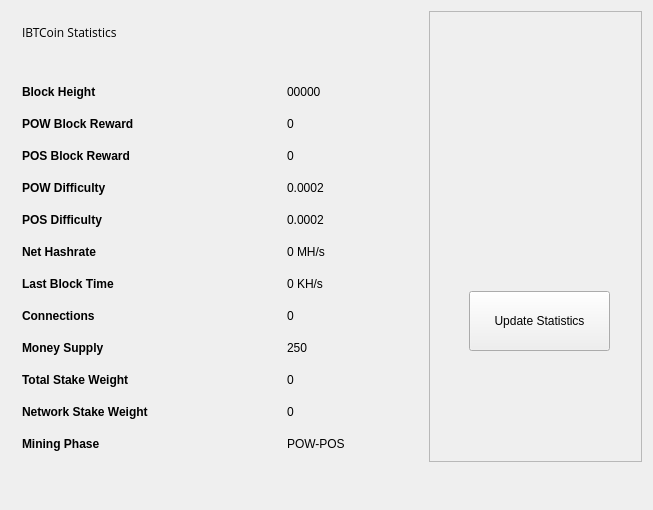
<?xml version="1.0" encoding="UTF-8"?>
<ui version="4.0">
 <class>StatisticsPage</class>
 <widget class="QWidget" name="StatisticsPage">
  <property name="windowModality">
   <enum>Qt::NonModal</enum>
  </property>
  <property name="geometry">
   <rect>
    <x>0</x>
    <y>0</y>
    <width>653</width>
    <height>510</height>
   </rect>
  </property>
  <property name="windowTitle">
   <string>Digging</string>
  </property>
  <property name="styleSheet">
   <string notr="true">font-family:'Open Sans, sans-serif';</string>
  </property>
  <layout class="QGridLayout" name="gridLayout">
   <property name="sizeConstraint">
    <enum>QLayout::SetMaximumSize</enum>
   </property>
   <item row="0" column="1">
    <widget class="QFrame" name="frame">
     <property name="minimumSize">
      <size>
       <width>213</width>
       <height>0</height>
      </size>
     </property>
     <property name="frameShape">
      <enum>QFrame::StyledPanel</enum>
     </property>
     <property name="frameShadow">
      <enum>QFrame::Raised</enum>
     </property>
     <widget class="QPushButton" name="startButton">
      <property name="geometry">
       <rect>
        <x>40</x>
        <y>280</y>
        <width>141</width>
        <height>60</height>
       </rect>
      </property>
      <property name="sizePolicy">
       <sizepolicy hsizetype="Fixed" vsizetype="Fixed">
        <horstretch>0</horstretch>
        <verstretch>0</verstretch>
       </sizepolicy>
      </property>
      <property name="minimumSize">
       <size>
        <width>120</width>
        <height>60</height>
       </size>
      </property>
      <property name="autoFillBackground">
       <bool>false</bool>
      </property>
      <property name="styleSheet">
       <string notr="true"/>
      </property>
      <property name="text">
       <string>Update Statistics</string>
      </property>
     </widget>
     <widget class="QLabel" name="label">
      <property name="geometry">
       <rect>
        <x>10</x>
        <y>10</y>
        <width>191</width>
        <height>191</height>
       </rect>
      </property>
      <property name="text">
       <string/>
      </property>
      <property name="pixmap">
       <pixmap resource="../bitcoin.qrc">:/icons/coinbg</pixmap>
      </property>
      <property name="scaledContents">
       <bool>true</bool>
      </property>
     </widget>
    </widget>
   </item>
   <item row="0" column="0">
    <widget class="QFrame" name="gridFrame_2">
     <layout class="QGridLayout" name="gridLayout_4">
      <item row="3" column="0">
       <layout class="QFormLayout" name="formLayout_2">
        <property name="fieldGrowthPolicy">
         <enum>QFormLayout::FieldsStayAtSizeHint</enum>
        </property>
        <property name="horizontalSpacing">
         <number>139</number>
        </property>
        <property name="verticalSpacing">
         <number>18</number>
        </property>
        <property name="rightMargin">
         <number>0</number>
        </property>
        <item row="1" column="0">
         <widget class="QLabel" name="label_14">
          <property name="text">
           <string>&lt;html&gt;&lt;head/&gt;&lt;body&gt;&lt;p&gt;&lt;span style=&quot; font-weight:600;&quot;&gt;Block Height&lt;/span&gt;&lt;/p&gt;&lt;/body&gt;&lt;/html&gt;</string>
          </property>
         </widget>
        </item>
        <item row="1" column="1">
         <widget class="QLabel" name="heightBox">
          <property name="text">
           <string>00000</string>
          </property>
         </widget>
        </item>
        <item row="2" column="0">
         <widget class="QLabel" name="label_12">
          <property name="text">
           <string>&lt;html&gt;&lt;head/&gt;&lt;body&gt;&lt;p&gt;&lt;span style=&quot; font-weight:600;&quot;&gt;POW Block Reward&lt;/span&gt;&lt;/p&gt;&lt;/body&gt;&lt;/html&gt;</string>
          </property>
         </widget>
        </item>
        <item row="2" column="1">
         <widget class="QLabel" name="rewardBox">
          <property name="text">
           <string>0</string>
          </property>
         </widget>
        </item>
        <item row="3" column="0">
         <widget class="QLabel" name="label_17">
          <property name="text">
           <string>&lt;html&gt;&lt;head/&gt;&lt;body&gt;&lt;p&gt;&lt;span style=&quot; font-weight:600;&quot;&gt;POS Block Reward&lt;/span&gt;&lt;/p&gt;&lt;/body&gt;&lt;/html&gt;</string>
          </property>
         </widget>
        </item>
        <item row="3" column="1">
         <widget class="QLabel" name="posrewardBox">
          <property name="text">
           <string>0</string>
          </property>
         </widget>
        </item>
        <item row="4" column="0">
         <widget class="QLabel" name="label_13">
          <property name="text">
           <string>&lt;html&gt;&lt;head/&gt;&lt;body&gt;&lt;p&gt;&lt;span style=&quot; font-weight:600;&quot;&gt;POW Difficulty&lt;/span&gt;&lt;/p&gt;&lt;/body&gt;&lt;/html&gt;</string>
          </property>
         </widget>
        </item>
        <item row="4" column="1">
         <widget class="QLabel" name="diffBox">
          <property name="text">
           <string>0.0002</string>
          </property>
         </widget>
        </item>
        <item row="5" column="0">
         <widget class="QLabel" name="label_9">
          <property name="text">
           <string>&lt;html&gt;&lt;head/&gt;&lt;body&gt;&lt;p&gt;&lt;span style=&quot; font-weight:600;&quot;&gt;POS Difficulty&lt;/span&gt;&lt;/p&gt;&lt;/body&gt;&lt;/html&gt;</string>
          </property>
         </widget>
        </item>
        <item row="5" column="1">
         <widget class="QLabel" name="diffBox2">
          <property name="text">
           <string>0.0002</string>
          </property>
         </widget>
        </item>
        <item row="6" column="1">
         <widget class="QLabel" name="pawrateBox">
          <property name="text">
           <string>0 MH/s</string>
          </property>
         </widget>
        </item>
        <item row="7" column="0">
         <widget class="QLabel" name="label3_2">
          <property name="sizePolicy">
           <sizepolicy hsizetype="Preferred" vsizetype="Maximum">
            <horstretch>0</horstretch>
            <verstretch>0</verstretch>
           </sizepolicy>
          </property>
          <property name="text">
           <string>&lt;html&gt;&lt;head/&gt;&lt;body&gt;&lt;p&gt;&lt;span style=&quot; font-weight:600;&quot;&gt;Last Block Time&lt;/span&gt;&lt;/p&gt;&lt;/body&gt;&lt;/html&gt;</string>
          </property>
         </widget>
        </item>
        <item row="7" column="1">
         <widget class="QLabel" name="localBox">
          <property name="text">
           <string>0 KH/s</string>
          </property>
         </widget>
        </item>
        <item row="8" column="0">
         <widget class="QLabel" name="label1_2">
          <property name="text">
           <string>&lt;html&gt;&lt;head/&gt;&lt;body&gt;&lt;p&gt;&lt;span style=&quot; font-weight:600;&quot;&gt;Connections&lt;/span&gt;&lt;/p&gt;&lt;/body&gt;&lt;/html&gt;</string>
          </property>
         </widget>
        </item>
        <item row="8" column="1">
         <widget class="QLabel" name="connectionBox">
          <property name="text">
           <string>0</string>
          </property>
         </widget>
        </item>
        <item row="9" column="0">
         <widget class="QLabel" name="label_8">
          <property name="text">
           <string>&lt;html&gt;&lt;head/&gt;&lt;body&gt;&lt;p&gt;&lt;span style=&quot; font-weight:600;&quot;&gt;Money Supply&lt;/span&gt;&lt;/p&gt;&lt;/body&gt;&lt;/html&gt;</string>
          </property>
         </widget>
        </item>
        <item row="9" column="1">
         <widget class="QLabel" name="volumeBox">
          <property name="text">
           <string>250</string>
          </property>
         </widget>
        </item>
        <item row="10" column="0">
         <widget class="QLabel" name="label_10">
          <property name="text">
           <string>&lt;html&gt;&lt;head/&gt;&lt;body&gt;&lt;p&gt;&lt;span style=&quot; font-weight:600;&quot;&gt;Total Stake Weight&lt;/span&gt;&lt;/p&gt;&lt;/body&gt;&lt;/html&gt;</string>
          </property>
         </widget>
        </item>
        <item row="10" column="1">
         <widget class="QLabel" name="minBox">
          <property name="text">
           <string>0</string>
          </property>
         </widget>
        </item>
        <item row="11" column="0">
         <widget class="QLabel" name="label_11">
          <property name="text">
           <string>&lt;html&gt;&lt;head/&gt;&lt;body&gt;&lt;p&gt;&lt;span style=&quot; font-weight:600;&quot;&gt;Network Stake Weight&lt;/span&gt;&lt;/p&gt;&lt;/body&gt;&lt;/html&gt;</string>
          </property>
         </widget>
        </item>
        <item row="11" column="1">
         <widget class="QLabel" name="maxBox">
          <property name="text">
           <string>0</string>
          </property>
         </widget>
        </item>
        <item row="12" column="0">
         <widget class="QLabel" name="label_15">
          <property name="text">
           <string>&lt;html&gt;&lt;head/&gt;&lt;body&gt;&lt;p&gt;&lt;span style=&quot; font-weight:600;&quot;&gt;Mining Phase&lt;/span&gt;&lt;/p&gt;&lt;/body&gt;&lt;/html&gt;</string>
          </property>
         </widget>
        </item>
        <item row="12" column="1">
         <widget class="QLabel" name="cBox">
          <property name="text">
           <string>POW-POS</string>
          </property>
         </widget>
        </item>
        <item row="6" column="0">
         <widget class="QLabel" name="label_16">
          <property name="text">
           <string>&lt;html&gt;&lt;head/&gt;&lt;body&gt;&lt;p&gt;&lt;span style=&quot; font-weight:600;&quot;&gt;Net Hashrate&lt;/span&gt;&lt;/p&gt;&lt;/body&gt;&lt;/html&gt;</string>
          </property>
         </widget>
        </item>
       </layout>
      </item>
      <item row="1" column="0">
       <layout class="QHBoxLayout" name="horizontalLayout_4">
        <property name="spacing">
         <number>7</number>
        </property>
        <item>
         <widget class="QLabel" name="label_5">
          <property name="font">
           <font>
            <family>Open Sans, sans-serif</family>
           </font>
          </property>
          <property name="text">
           <string>IBTCoin Statistics</string>
          </property>
         </widget>
        </item>
        <item>
         <spacer name="horizontalSpacer_2">
          <property name="orientation">
           <enum>Qt::Horizontal</enum>
          </property>
          <property name="sizeHint" stdset="0">
           <size>
            <width>40</width>
            <height>20</height>
           </size>
          </property>
         </spacer>
        </item>
       </layout>
      </item>
      <item row="2" column="0">
       <spacer name="verticalSpacer_2">
        <property name="orientation">
         <enum>Qt::Vertical</enum>
        </property>
        <property name="sizeHint" stdset="0">
         <size>
          <width>20</width>
          <height>40</height>
         </size>
        </property>
       </spacer>
      </item>
     </layout>
    </widget>
   </item>
   <item row="1" column="0">
    <spacer name="verticalSpacer">
     <property name="orientation">
      <enum>Qt::Vertical</enum>
     </property>
     <property name="sizeHint" stdset="0">
      <size>
       <width>20</width>
       <height>40</height>
      </size>
     </property>
    </spacer>
   </item>
  </layout>
 </widget>
 <layoutdefault spacing="6" margin="11"/>
 <resources>
  <include location="../bitcoin.qrc"/>
 </resources>
 <connections/>
</ui>
